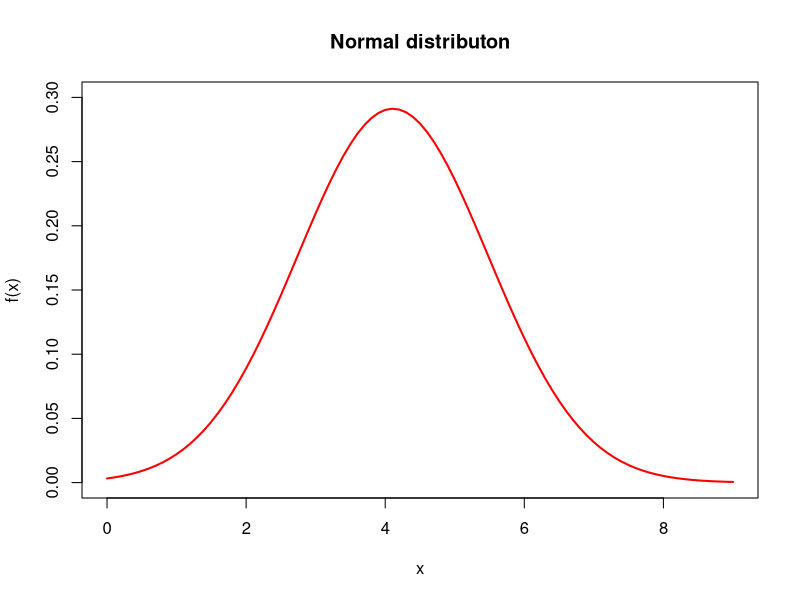

Reproduce this figure in R.
# Example 11. A study on movie customers has revealed that 
# their spending on concessions is approximately normally 
# distributed with a mean of $4.11 and a standard deviation 
# of $1.37. What percentage of customers will spend more 
# than $3.00 on concessions?
#
mean <- 4.11
sd <- 1.37
# pnorm is the cumulative distribution
p <- pnorm(3, mean, sd)
cat("P(X>3)", 1-p, "\n")

# plot the normal denisty function
x <- seq(0, 9, 0.1)
plot(x, dnorm(x, mean = mean, sd = sd), type = "l",
     ylim = c(0, 0.3), ylab = "f(x)", lwd = 2, col = "red",
     main = "Normal distributon")